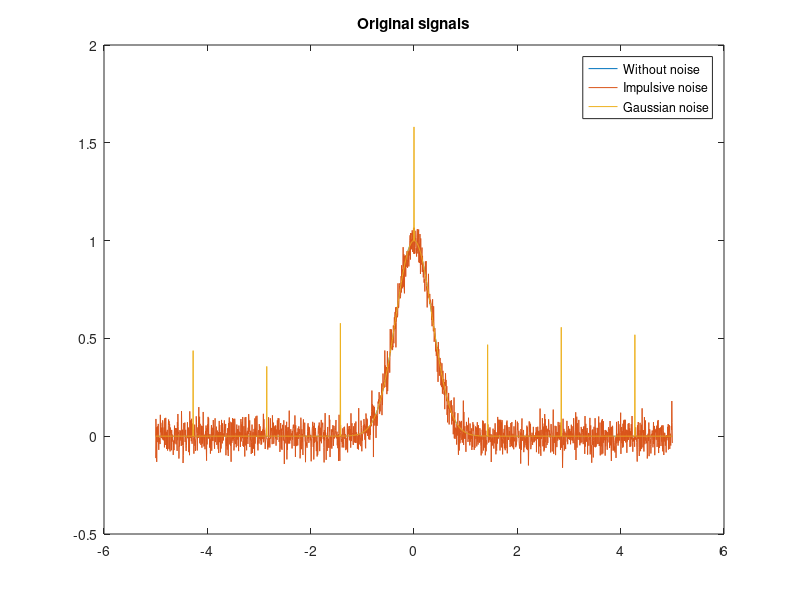
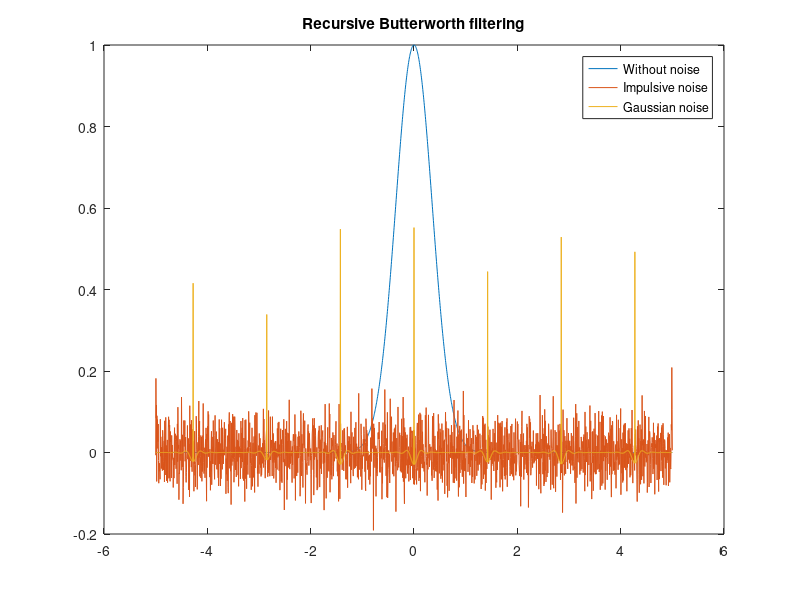
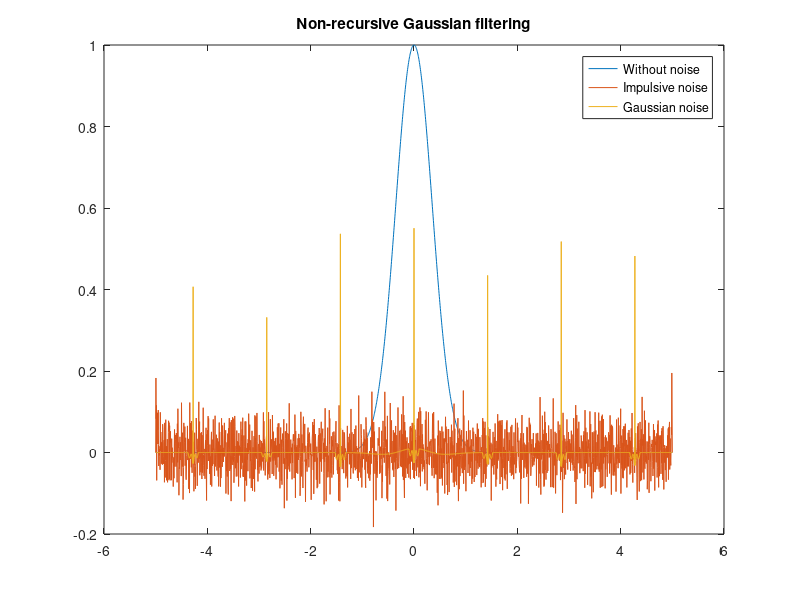
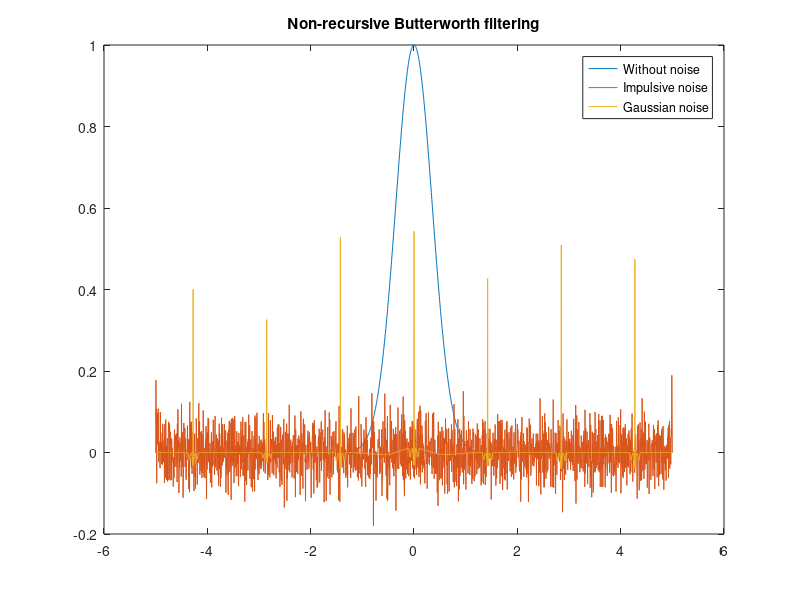

These charts were generated, in order, by the following MATLAB code:
function main

% Input parameters
A = 1.0;
sigma = 0.5;

% Borders of calculation
mult = 5;
step = 0.005;
t = -mult:step:mult;

% Pulse generation
x0 = gauspls(t,A,sigma);

% Gaussian noise generation
NA = 0;
NS = 0.05;
n1 = normrnd(NA,NS,[1 length(x0)]);
x1 = x0+n1;

% Impulsive noise generation
count = 7;
M = 0.4;
n2 = impnoise(length(x0),count,M);
x2 = x0+n2;

% Calculation of filtering arrays
[B,A] = butter(6,0.05,'high');
G = gaussfilt(4,20,'high');
BB = buttfilt(6,20,'high');

%
% PLOTTING
%

figure(1)
plot(t,x0,t,x1,t,x2);
title('Original signals');
legend('Without noise','Impulsive noise','Gaussian noise');

figure(2)
plot(t,x0,t,filtfilt(B,A,x1),t,filtfilt(B,A,x2));
title('Recursive Butterworth filtering');
legend('Without noise','Impulsive noise','Gaussian noise');

figure(3)
plot(t,x0,t,x1-filtfilt(G,1,x1),t,x2-filtfilt(G,1,x2));
title('Non-recursive Gaussian filtering');
legend('Without noise','Impulsive noise','Gaussian noise');

figure(4)
plot(t,x0,t,x1-filtfilt(BB,1,x1),t,x2-filtfilt(BB,1,x2));
title('Non-recursive Butterworth filtering');
legend('Without noise','Impulsive noise','Gaussian noise');

end

% Gaussian pulse generation
function y = gauspls(x,A,s)
	y = A * exp(-(x/s).^2);
end

% Impulsive noise generation
function y = impnoise(size,N,mult)
    step = floor(size/N);
    y = zeros(1,size);
    for i = 0:floor(N/2)
        y(round(size/2)+i*step) = mult*(0.5+rand);
        y(round(size/2)-i*step) = mult*(0.5+rand);
    end
end

% Non-recursive Butterworth implementation
function y = buttfilt(D,size,type)
    x = linspace(-size/2,size/2,size);
    if (strcmp(type,'low'))
        y = 1./(1+(x./D).^4);
    elseif (strcmp(type,'high'))
        y = 1./(1+(D./x).^4);
    else
        y = x*sum(x);
    end
    y = y/sum(y);
end

% Non-recursive Gaussian implementation
function y = gaussfilt(sigma,size,type)
    x = linspace(-size/2,size/2,size);
    if (strcmp(type,'low'))
        y = exp(-x.^2/(2*sigma^2));
    elseif (strcmp(type,'high'))
        y = 1 - exp(-x.^2/(2*sigma^2));
    else
        y = x*sum(x);
    end
    y = y/sum(y);
end